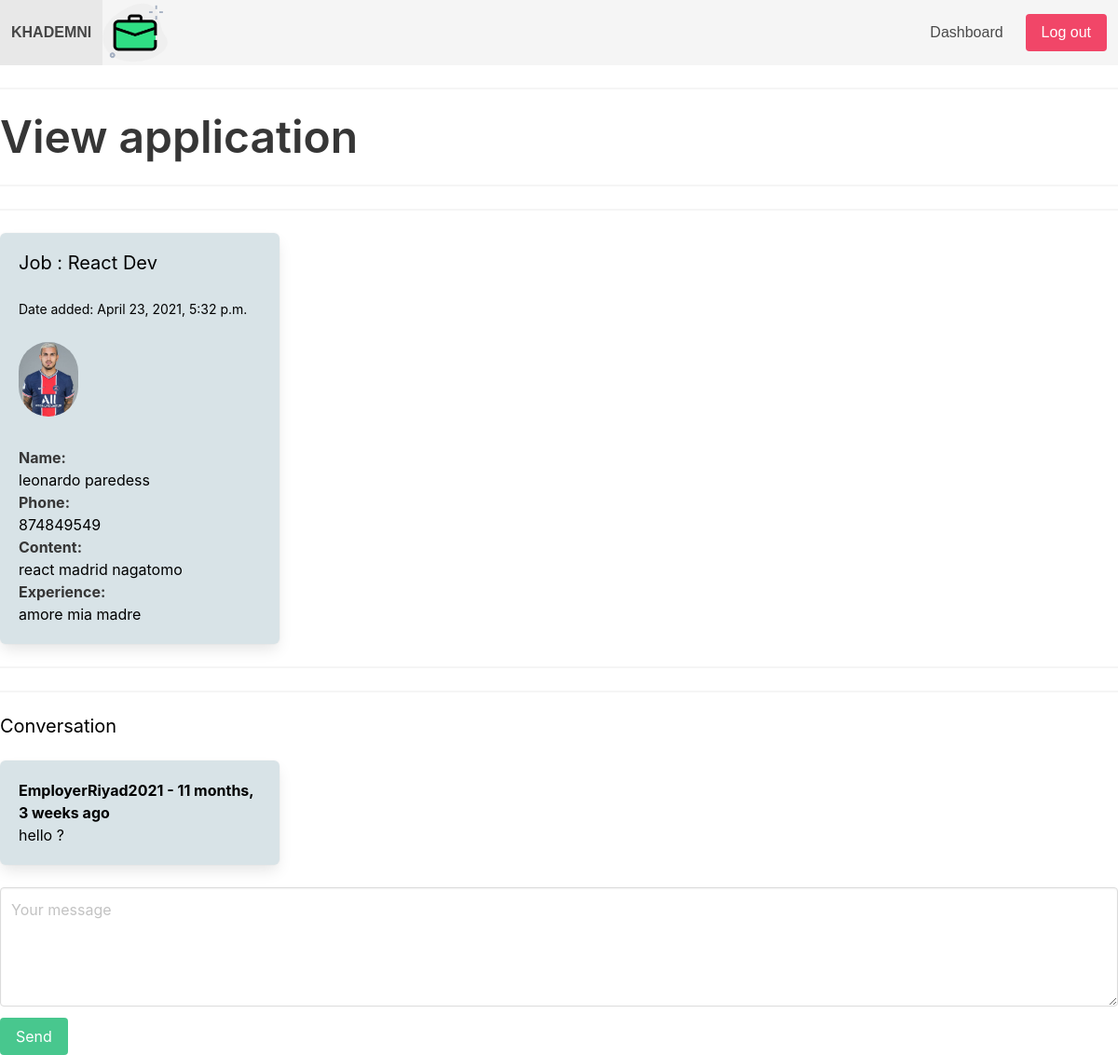
/dashboard/application/21/ (signed in), run on the app's committed database.
### jobs/models.py (models this page shows, shortened)
class Application(models.Model):
    job = models.ForeignKey(Job ,related_name='applications', on_delete=models.CASCADE)
    content = models.TextField()
    experience = models.TextField()
    created_by = models.ForeignKey(User, related_name='applications', on_delete=models.CASCADE)
    created_at = models.DateTimeField(auto_now_add=True)
    full_name = models.CharField(max_length=50)
    phone_number = models.CharField(max_length=10)
    image = models.ImageField(upload_to='Jobseeker')

class Job(models.Model):
    title = models.CharField(max_length=255)
    show_description = models.TextField()
    long_desctiption = models.TextField(blank=True , null=True)
    created_by = models.ForeignKey(User, related_name='jobs', on_delete=models.CASCADE)
    created_at = models.DateTimeField(auto_now_add=True)
    change_at = models.DateTimeField(auto_now=True)

### userprofile/models.py (models this page shows)
class ConversationMessage(models.Model):
    application=models.ForeignKey(Application,related_name='conversationmessages', on_delete=models.CASCADE)
    content = models.TextField()
    created_by = models.ForeignKey(User,related_name='conversationmessages', on_delete=models.CASCADE)
    created_at = models.DateTimeField(auto_now_add=True)
    class Meta:
        ordering = ['created_at']

### userprofile/views.py (the view)
# urls.py: path('application/<int:application_id>/', views.view_application, name= 'view_application'),
@login_required
def view_application(request, application_id):
        if request.user.userprofile.is_employer:
            application =get_object_or_404(Application,pk=application_id ,job__created_by= request.user)
        else :
         application =get_object_or_404(Application,pk=application_id ,created_by= request.user)
        if request.method == 'POST':
            content = request.POST.get('content')
            if content :
                conversationmessage = ConversationMessage.objects.create(application= application , content= content ,created_by = request.user)
                return redirect('view_application', application_id= application_id)
        context={'application': application }
        return render(request, 'userprofile/view_application.html', context)

### userprofile/templates/userprofile/view_application.html (shortened to what this page needs)
{% extends 'core/base.html' %}
{% load static %}
{% block content %}
<hr>
<p class="title is-1 is-spaced"> View application</p>
<hr>
<hr>
        <div class="box">
        <div>
        <h2 class="subtitle"> Job : {{ application.job.title }}</h2>
        <small>Date added: {{ application.created_at }}</small>
        </div>
<br>
            {% if application.image %}
            <figure class="image is-64x64">
             <img class="is-rounded"   src="{{ application.image.url}}" alt="connect">
            </figure>
            {% else %}
                no image
            {% endif %}
<br><br>
    <p><strong>Name: </strong><br>{{ application.full_name }}</p>
    <p><strong>Phone: </strong><br>{{ application.phone_number }}</p>
    <p><strong>Content: </strong><br>{{ application.content }}</p>
    <p><strong>Experience: </strong><br>{{ application.experience }}</p>
        </div>
<hr>
<hr>
    <h2 class="subtitle">Conversation</h2>
 {% for message in application.conversationmessages.all %}
<div class="box">
  <b>{{ message.created_by.username }} - {{ message.created_at|timesince }} ago</b><br>
            {{ message.content }}
</div>
    {% empty %}
        <p>No messages yet...</p>
        <hr>
    {% endfor %}
    <form method="post" action=".">
        <div class="field">
            <div class="control">
                <textarea class="textarea" placeholder="Your message" name="content" id="id_content"></textarea>
            </div>
        </div>
        <div class="field">
            <div class="control">
                <button class="button is-success">Send</button>
            </div>
        </div>
    </form>
{% endblock %}

### core/templates/core/base.html (style rules this page uses)
.box { color ; red; }

### userprofile/templates/userprofile/view_application.html (style rules this page uses)
.box { width: 300px; color: black; background-color: #d8e3e7; }
.subtitle { color: black; }
.field { color: black; }

### data on the page
Application: job "React Dev", created_at "April 23, 2021, 5:32 p.m.", image (picture), full_name "leonardo paredess", phone_number "874849549", content "react madrid nagatomo", experience "amore mia madre"
ConversationMessage: created_by.username "EmployerRiyad2021", created_at "11 months, 3 weeks", content "hello ?"
